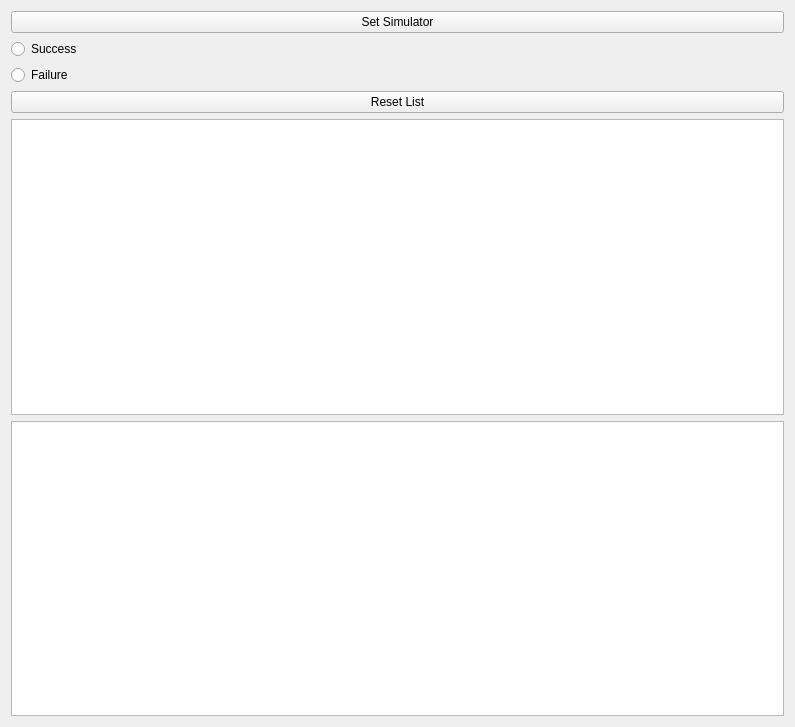
<?xml version="1.0" encoding="UTF-8"?>
<ui version="4.0">
 <class>Form</class>
 <widget class="QWidget" name="Form">
  <property name="geometry">
   <rect>
    <x>0</x>
    <y>0</y>
    <width>795</width>
    <height>727</height>
   </rect>
  </property>
  <property name="windowTitle">
   <string>Form</string>
  </property>
  <property name="styleSheet">
   <string notr="true"/>
  </property>
  <layout class="QGridLayout" name="gridLayout">
   <item row="0" column="1">
    <widget class="QPushButton" name="SetSimulatorButton">
     <property name="text">
      <string>Set Simulator</string>
     </property>
    </widget>
   </item>
   <item row="1" column="1">
    <widget class="QRadioButton" name="Success">
     <property name="text">
      <string>Success</string>
     </property>
    </widget>
   </item>
   <item row="2" column="1">
    <widget class="QRadioButton" name="Failure">
     <property name="text">
      <string>Failure</string>
     </property>
    </widget>
   </item>
   <item row="5" column="1">
    <widget class="QPlainTextEdit" name="SimulatorMessageInput"/>
   </item>
   <item row="4" column="1">
    <widget class="QListWidget" name="ListSimulatorsWidget"/>
   </item>
   <item row="3" column="1">
    <widget class="QPushButton" name="ResetSimulatorsList">
     <property name="text">
      <string>Reset List</string>
     </property>
    </widget>
   </item>
  </layout>
 </widget>
 <resources/>
 <connections/>
</ui>
